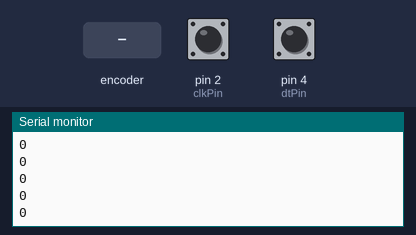
Recording of a sketch running on a simulated Arduino Uno, built with avr-gcc and run on an emulated ATmega328P. Shown: the last lines printed to the serial monitor. Inputs (shaded band) come from the test bench; at power-on: pin 2 (clkPin) HIGH, pin 4 (dtPin) HIGH.

Above: at 1.2 s.
1.3 s: rotary encoder on pin 2 (clkPin) / pin 4 (dtPin) turned 1 step (first pin leading)
At 1.31 s:
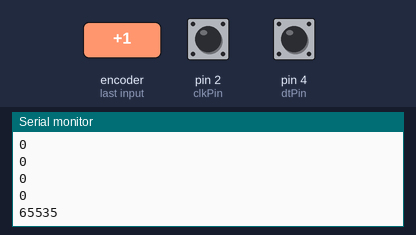
3.0 s: rotary encoder on pin 2 (clkPin) / pin 4 (dtPin) turned 1 step (first pin leading)
At 3.01 s:
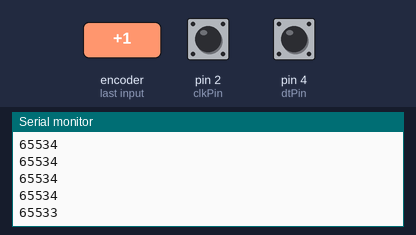
Timing chart, 0 to 6.0 s (numbered marks = the images above; inputs shaded):
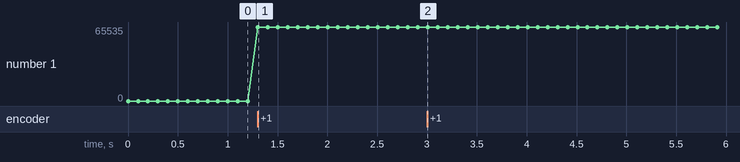

The sketch:

rotary_encoder.ino
```cpp
// rotary_encoder.ino - print encoder position
// (c) BotBook.com - Karvinen, Karvinen, Valtokari

const int clkPin = 2;
const int dtPin = 4;

volatile unsigned int encoderPos = 0;	// <1>

void setup()
{
  Serial.begin(115200);
  pinMode(clkPin, INPUT);
  digitalWrite(clkPin, HIGH); // pull up	// <2>
  pinMode(dtPin, INPUT);
  digitalWrite(dtPin, HIGH); // pull up

  attachInterrupt(0, processEncoder, CHANGE);	// <3>
}

void loop()
{
  Serial.println(encoderPos);
  delay(100);
}

void processEncoder()	// <4>
{
  if(digitalRead(clkPin) == digitalRead(dtPin))	// <5>
  {
    encoderPos++;	// turning right
  } else {
    encoderPos--;
  }
}
```

Measured:
- after the input at 1.3 s, the serial monitor: prints a new line at once (image 1)
- after the input at 3.0 s, the serial monitor: prints a new line at once (image 2)
- plotted number 1: 0 → 65534 after the input at 1.3 s, 65534 → 65532 after the input at 3.0 s
